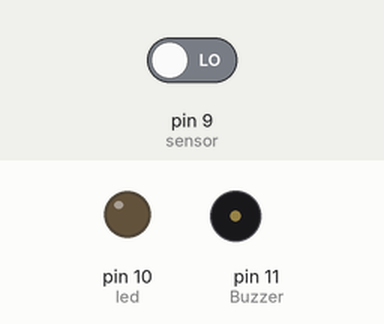
Recording of a sketch running on a simulated Arduino Uno, built with avr-gcc and run on an emulated ATmega328P. Parts: output pins drawn as LEDs (lit = HIGH), buzzer (waves = sounding, pin HIGH). The test bench sets the inputs (shaded band); at power-on: pin 9 (sensor) LOW.

Above: at 1.2 s.
1.3 s: pin 9 (sensor) driven HIGH
At 1.7 s:
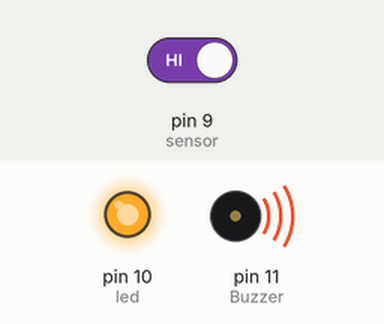
2.8 s: pin 9 (sensor) driven LOW
At 4.1 s:
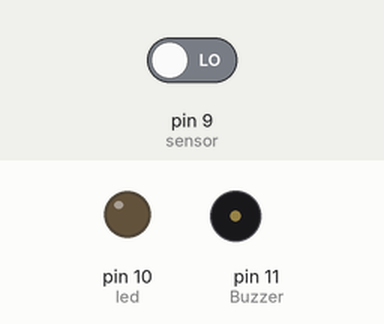
Timing chart, 0 to 5.8 s (numbered marks = the images above; inputs shaded):
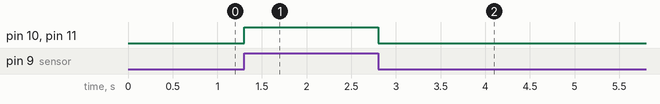

The sketch:

smart_home_assignment1.ino
```cpp
/*PIR sensor with Burglar Alarm using Arduino*/

int sensor=9;
int Buzzer=11;
int led=10;

void setup()
{
  Serial.begin(9600);
  pinMode(Buzzer,OUTPUT);
  pinMode(led,OUTPUT);
  pinMode(sensor,INPUT);
}

void loop()
{
  if(digitalRead(sensor)==HIGH)
  {
    digitalWrite(Buzzer,HIGH);
    digitalWrite(led,HIGH);
  }
  else
  {
    digitalWrite(Buzzer,LOW);
    digitalWrite(led,LOW);
  }
}
```

Measured:
- after the input at 1.3 s, pin 10 (led), pin 11 (Buzzer): LOW → HIGH at once
- after the input at 2.8 s, pin 10 (led), pin 11 (Buzzer): HIGH → LOW at once
